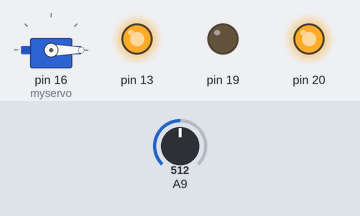
The sketch below on a simulated Arduino Mega 2560, built with avr-gcc and run on an emulated ATmega2560. Parts: servo, output pins drawn as LEDs (lit = HIGH). The inputs (shaded band) are chosen by the test bench; at power-on: A9 = 512. What the sketch prints to the serial monitor is not drawn.

Above: at 0.05 s.
At 20.05 s:
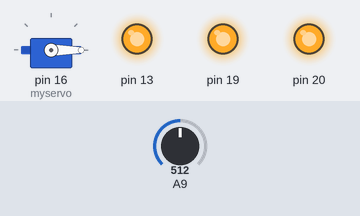
At 39.95 s:
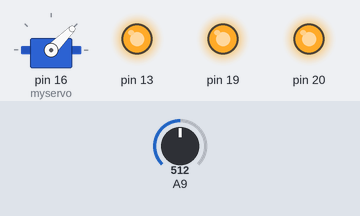
Timing chart, 0 to 57.5 s (numbered marks = the images above):
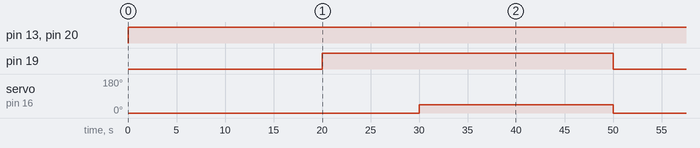

Measured:
- by itself, pin 13, pin 20: LOW → HIGH at 0.00 s
- by itself, pin 19: alternates HIGH for 30.0 s and LOW for 20.0 s
- by itself, servo on pin 16 (myservo): alternates 45° for 20.0 s and 0° for 30.0 s

The sketch:

PWMTest.ino
```cpp
#include <Servo.h>

Servo myservo;

void setup() {
  // put your setup code here, to run once:
  pinMode(19, OUTPUT);
  pinMode(20, OUTPUT);
  pinMode(13, OUTPUT);
  pinMode(A8, INPUT);
  pinMode(A9, INPUT);

  Serial.begin(9600);

    myservo.attach(16);


}

void loop() {

  // put your main code here, to run repeatedly:
  analogWrite(20, 200);
  digitalWrite(19, LOW);
  digitalWrite(13, HIGH);

  Serial.println(map(analogRead(A9),0,1023,-5000,5000));

   myservo.write(0);
   delay(20000);
   digitalWrite(19, HIGH);
   delay(10000);
   myservo.write(45);
   delay(20000);


}
```
